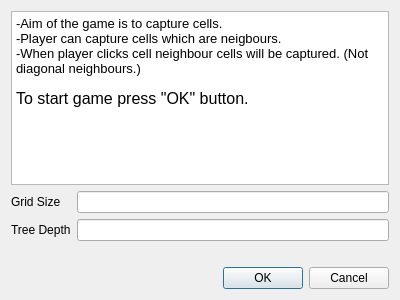
<?xml version="1.0" encoding="UTF-8"?>
<ui version="4.0">
 <class>StartGameDialog</class>
 <widget class="QDialog" name="StartGameDialog">
  <property name="geometry">
   <rect>
    <x>0</x>
    <y>0</y>
    <width>400</width>
    <height>300</height>
   </rect>
  </property>
  <property name="windowTitle">
   <string>Dialog</string>
  </property>
  <layout class="QGridLayout" name="gridLayout">
   <item row="2" column="0">
    <widget class="QDialogButtonBox" name="buttonBox">
     <property name="orientation">
      <enum>Qt::Horizontal</enum>
     </property>
     <property name="standardButtons">
      <set>QDialogButtonBox::Cancel|QDialogButtonBox::Ok</set>
     </property>
    </widget>
   </item>
   <item row="0" column="0">
    <widget class="QTextBrowser" name="textBrowser">
     <property name="html">
      <string>&lt;!DOCTYPE HTML PUBLIC &quot;-//W3C//DTD HTML 4.0//EN&quot; &quot;http://www.w3.org/TR/REC-html40/strict.dtd&quot;&gt;
&lt;html&gt;&lt;head&gt;&lt;meta name=&quot;qrichtext&quot; content=&quot;1&quot; /&gt;&lt;style type=&quot;text/css&quot;&gt;
p, li { white-space: pre-wrap; }
&lt;/style&gt;&lt;/head&gt;&lt;body style=&quot; font-family:'MS Shell Dlg 2'; font-size:7.8pt; font-weight:400; font-style:normal;&quot;&gt;
&lt;p style=&quot; margin-top:0px; margin-bottom:0px; margin-left:0px; margin-right:0px; -qt-block-indent:0; text-indent:0px;&quot;&gt;&lt;span style=&quot; font-size:10pt;&quot;&gt;-Aim of the game is to capture cells. &lt;/span&gt;&lt;/p&gt;
&lt;p style=&quot; margin-top:0px; margin-bottom:0px; margin-left:0px; margin-right:0px; -qt-block-indent:0; text-indent:0px;&quot;&gt;&lt;span style=&quot; font-size:10pt;&quot;&gt;-Player can capture cells which are neigbours.&lt;/span&gt;&lt;/p&gt;
&lt;p style=&quot; margin-top:0px; margin-bottom:0px; margin-left:0px; margin-right:0px; -qt-block-indent:0; text-indent:0px;&quot;&gt;&lt;span style=&quot; font-size:10pt;&quot;&gt;-When player clicks cell neighbour cells will be captured. (Not diagonal neighbours.) &lt;/span&gt;&lt;/p&gt;
&lt;p style=&quot;-qt-paragraph-type:empty; margin-top:0px; margin-bottom:0px; margin-left:0px; margin-right:0px; -qt-block-indent:0; text-indent:0px;&quot;&gt;&lt;br /&gt;&lt;/p&gt;
&lt;p style=&quot; margin-top:0px; margin-bottom:0px; margin-left:0px; margin-right:0px; -qt-block-indent:0; text-indent:0px;&quot;&gt;&lt;span style=&quot; font-size:12pt;&quot;&gt;To start game press &amp;quot;OK&amp;quot; button.&lt;/span&gt;&lt;/p&gt;&lt;/body&gt;&lt;/html&gt;</string>
     </property>
    </widget>
   </item>
   <item row="1" column="0">
    <layout class="QFormLayout" name="formLayout">
     <property name="bottomMargin">
      <number>20</number>
     </property>
     <item row="0" column="0">
      <widget class="QLabel" name="gridSizeLabel">
       <property name="text">
        <string>Grid Size</string>
       </property>
      </widget>
     </item>
     <item row="0" column="1">
      <widget class="QLineEdit" name="gridSizeLineEdit"/>
     </item>
     <item row="1" column="0">
      <widget class="QLabel" name="treeDepthLabel">
       <property name="text">
        <string>Tree Depth</string>
       </property>
      </widget>
     </item>
     <item row="1" column="1">
      <widget class="QLineEdit" name="treeDepthLineEdit"/>
     </item>
    </layout>
   </item>
  </layout>
 </widget>
 <resources/>
 <connections>
  <connection>
   <sender>buttonBox</sender>
   <signal>accepted()</signal>
   <receiver>StartGameDialog</receiver>
   <slot>accept()</slot>
   <hints>
    <hint type="sourcelabel">
     <x>248</x>
     <y>254</y>
    </hint>
    <hint type="destinationlabel">
     <x>157</x>
     <y>274</y>
    </hint>
   </hints>
  </connection>
  <connection>
   <sender>buttonBox</sender>
   <signal>rejected()</signal>
   <receiver>StartGameDialog</receiver>
   <slot>reject()</slot>
   <hints>
    <hint type="sourcelabel">
     <x>316</x>
     <y>260</y>
    </hint>
    <hint type="destinationlabel">
     <x>286</x>
     <y>274</y>
    </hint>
   </hints>
  </connection>
 </connections>
</ui>
